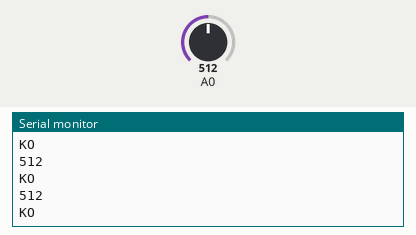
Bench run of a sketch on a simulated Arduino Uno, built with avr-gcc and run on an emulated ATmega328P. Shown: the last lines printed to the serial monitor. The test bench sets the inputs (shaded band); at power-on: A0 = 512.

Above: at 1.2 s.
1.3 s: A0 set to 416
At 1.71 s:
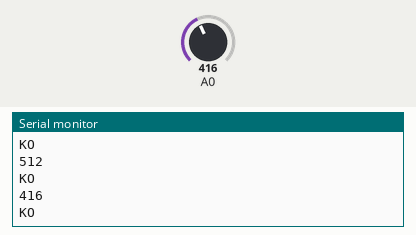
2.8 s: A0 set to 391
At 3.21 s:
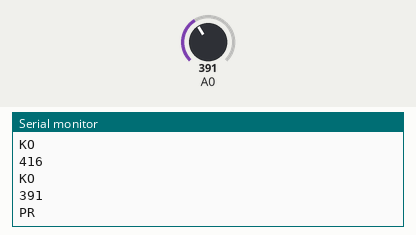
4.8 s: A0 set to 11
At 5.01 s:
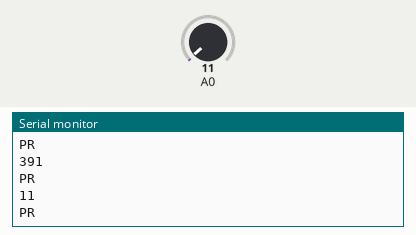
6.3 s: A0 set to 8
At 6.51 s:
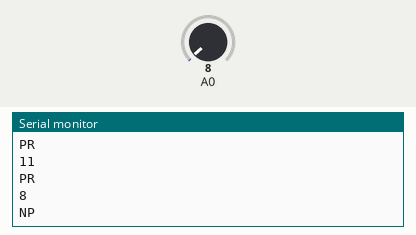
Timing chart, 0 to 9.1 s (numbered marks = the images above; inputs shaded):
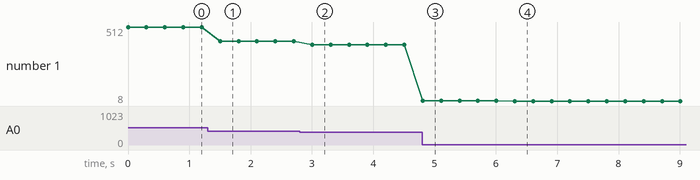

The sketch:

button-EOL-resistor.ino
```cpp
void setup() {
  Serial.begin(9600);
}

void loop() {
  int v = analogRead(A0);
  Serial.println(v);

  if (v < 10) {
    Serial.println("NP");
  } else if (v < 400) {
    Serial.println("PR");
  } else {
    Serial.println("KO");
  }

  delay(300);
}
```

Measured:
- the behaviour switches between 400 and 399 on A0 (found by bisection; images 1 and 2)
- the behaviour switches between 10 and 9 on A0 (found by bisection; images 3 and 4)
- after the input at 1.3 s, the serial monitor: prints a new line after 0.20 s (image 1)
- after the input at 2.8 s, the serial monitor: prints a new line after 0.20 s (image 2)
- after the input at 4.8 s, the serial monitor: prints a new line at once (image 3)
- after the input at 6.3 s, the serial monitor: prints a new line at once (image 4)
- plotted number 1: 512 → 416 after the input at 1.3 s, 416 → 391 after the input at 2.8 s, 391 → 11 after the input at 4.8 s, 11 → 8 after the input at 6.3 s
